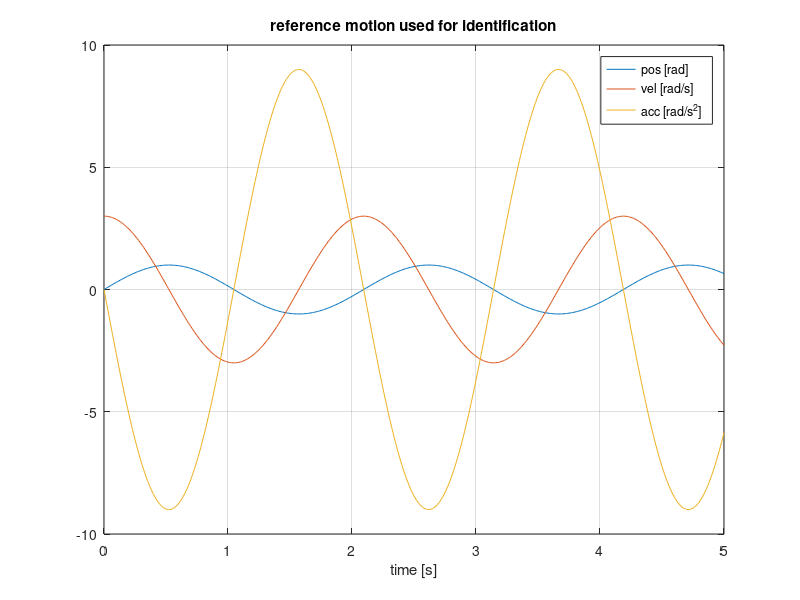
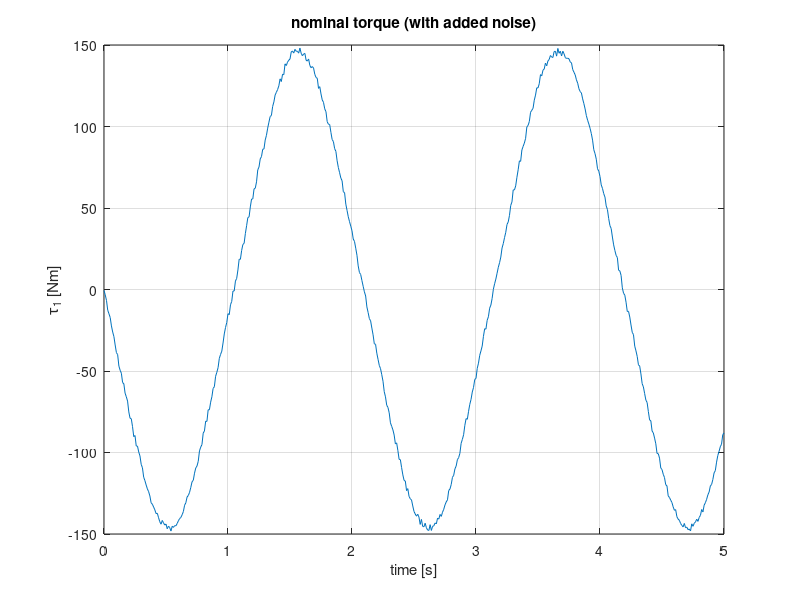
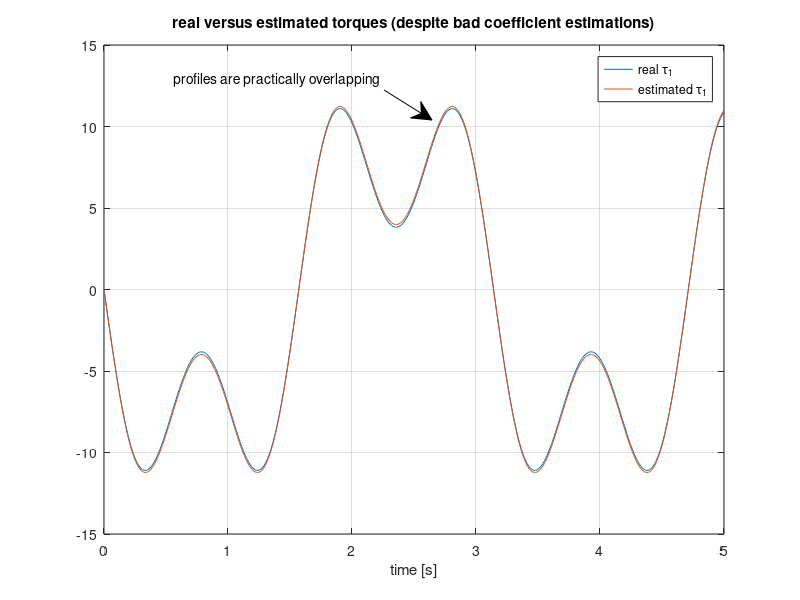
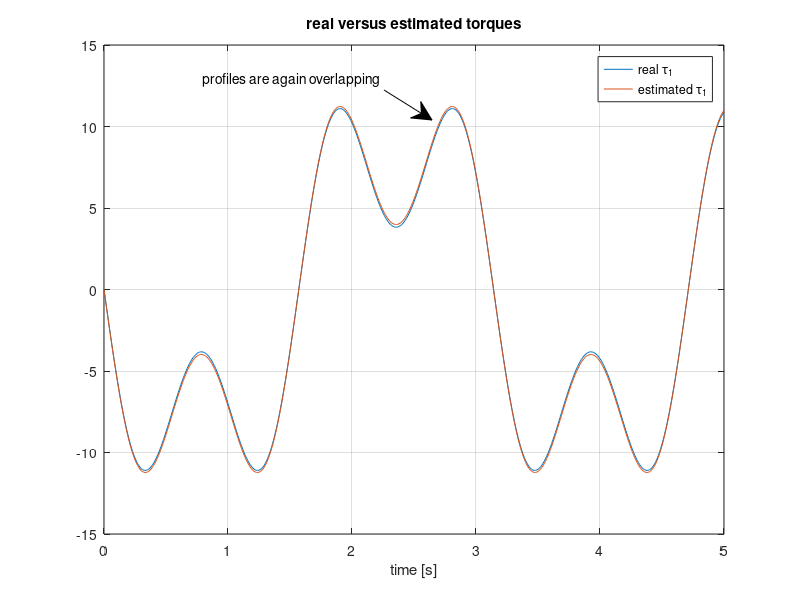

Write MATLAB code to recreate these figures, in order.
%%%%%%%%%%%%%%%%%%%%%%%%%%%%%%%%%%%%%%%%%%%%%%%%%%%%%%%%%%%%%%%%%%%%%%
% Exercise on identification of robot dynamic coefficients 
% by Claudio Gaz (gaz@diag.uniroma1.it)
% April 18, 2018

% hint: run the file in cell mode (showing successive results in progress!)
% otherwise in two parts with two pauses in between

% 1R robot under gravity (vertical plane)

clear all
close all
clc

deltat = 0.01; % [s]
t = 0:deltat:5;
g0 = 9.81; % [m/s^2]

L1 = 3; % [m]
m1 = 10; % [kg]
I1zz = 1/12*m1*L1^2; % [kg*m^2] 
d1 = L1/2; % [m] (...we do not need to suppose a uniform mass distribution!)

%%
% exciting trajectory for identification (pos, vel, acc)

q1 = sin(3*t);
dq1 = 3*cos(3*t);
ddq1 = -9*sin(3*t);

% note: in case symbolic differentiation is not possible,
% obtain velocity and acceleration from numerical derivation as:
% dq1 = diff(q1)/deltat; 
% dq1 = [dq1 , dq1(end)];
% ddq1 = diff(dq1)/deltat;
% ddq1 = [ddq1 , ddq1(end)];

% plot trajectories

figure;
plot(t,q1,t,dq1,t,ddq1);
grid;
legend('pos [rad]','vel [rad/s]','acc [rad/s^2]');
xlabel('time [s]');title('reference motion used for identification');

%%
% compute the inverse dynamics torque according to the 
% symbolic dynamic model of the 1R robot under gravity

% additive random noise to torque signal (with average approx = 0)
% (note that every run will be different!!)

noise1 = 3*rand(1,length(t)); 
noise2 = -3*rand(1,length(t));
tau1 = ddq1*(I1zz + m1*d1^2) + g0*m1*d1*sin(q1) + noise1 + noise2; 

% in alternative: multiplicative random noise (proportional by max 5% to tau)
% tau1 = (ddq1*(I1zz + m1*d1^2) + g0*m1*d1*sin(q1)).*(1+0.05*rand(1,length(t))); 

figure
plot(t,tau1);
grid;
xlabel('time [s]');ylabel('\tau_1 [Nm]');
title('nominal torque (with added noise)');

%%
% CASE 1 - REGRESSOR IS NOT FULL RANK 
% (non-minimal parametrization)
% Y1 = [ddq1 , ddq1 , sin(q1)]    a1 = [I1zz; m1*d1^2; g0*m1*d1]

Y1_stack = []; % stacked regressor (numerical)
tau_meas_1 = []; % stacked torque measures (numerical)
for i=1:length(t)
    Y1_stack = [Y1_stack ; ddq1(i) , ddq1(i) , sin(q1(i))];
    tau_meas_1 = [tau_meas_1 ; tau1(i)];
end
a1_est = pinv(Y1_stack)*tau_meas_1; % compute dynamic coefficients by pseudoinversion
a1_real = [I1zz ; m1*d1^2; g0*m1*d1]; % real values of dynamic coefficients

disp('CASE 1: non-minimal parametrization')
disp(' ')
disp('real coefficients:');
disp(a1_real);
disp('estimated coefficients:');
disp(a1_est);
disp('...only the last coefficient has been reasonably estimated! why?');
pause

%%
disp(' ')
disp('rank regressor Y1_stack:');
disp(rank(Y1_stack))
disp('the regressor is not full rank: estimated values are (typically) not meaningful...');

%%
% even when using a deficient rank regressor for obtaining (wrong) estimates 
% of dynamic coefficients, the estimated torques will be computed correctly!

% validation trajectory (different from the one used for identification)

q1_val = -sin(2*t);
dq1_val = -2*cos(2*t);
ddq1_val = 4*sin(2*t);

% compute the torques for the validation trajectory

tau1_val_real = ddq1_val*(I1zz + m1*d1^2) + g0*m1*d1*sin(q1_val);

% compute the estimated torques, given by Y*(pi_hat)

tau_val_est = zeros(1,length(t));
for i=1:length(t)
    tau1_val_est(i) = [ddq1_val(i) , ddq1_val(i) , sin(q1_val(i))] * a1_est;
end

figure
plot(t,tau1_val_real,t,tau1_val_est);
grid;
xlabel('time [s]');title('real versus estimated torques (despite bad coefficient estimations)');
legend('real \tau_1','estimated \tau_1');
annotation('textarrow',[0.48,0.54],[0.85,0.8],'String','profiles are practically overlapping')
disp(' ')
disp('however, despite wrong estimations of coefficients,') 
disp('we correctly estimate the torque profile!');

pause % can be eliminated when running in cell mode...
%clc

%%
% CASE 2 - REGRESSOR IS FULL RANK
% (minimal parametrization)
% Y1 = [ddq1 , sin(q1)]    a1 = [I1zz + m1*d1^2; g0*m1*d1]

% if a full-rank regressor is used, the estimated
% dynamic coefficients will be correct

Y1_stack = [];
tau_meas_1 = [];
for i=1:length(t)
    Y1_stack = [Y1_stack ; ddq1(i) , sin(q1(i))];
    tau_meas_1 = [tau_meas_1 ; tau1(i)];
end
a1_est_new = pinv(Y1_stack)*tau_meas_1;
a1_real = [I1zz + m1*d1^2; g0*m1*d1];

disp(' ')
disp('CASE 2: minimal parametrization')
disp(' ')
disp('real coefficients:');
disp(a1_real);
disp('estimated coefficients:');
disp(a1_est_new);
disp('...now the two coefficients have been correctly estimated');

%%
tau_val_est_new = zeros(1,length(t));
for i=1:length(t)
    tau1_val_est_new(i) = [ddq1_val(i) , sin(q1_val(i))] * a1_est_new;
end

figure
plot(t,tau1_val_real,t,tau1_val_est);
grid;
xlabel('time [s]');title('real versus estimated torques');
legend('real \tau_1','estimated \tau_1');
annotation('textarrow',[0.48,0.54],[0.85,0.8],'String','profiles are again overlapping')
disp(' ')
disp('conclusion: using a minimal parametrization (and a full-rank regressor),')
disp('dynamic coefficients as well as torque profiles are correctly estimated');

% end